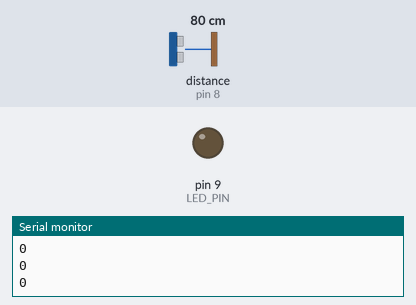
Recording of a sketch running on a simulated Arduino Uno, built with avr-gcc and run on an emulated ATmega328P. Shown: output pins drawn as LEDs (lit = HIGH), the last lines printed to the serial monitor. Wiring (inferred from the names in the program): ultrasonic range finder: trigger pin 7; echo pin 8. Dashed ring = blinking. Inputs (shaded band) come from the test bench; at power-on: distance to the obstacle (sensor on pin 8) 80 cm. The echo pulse lasts 58.3 µs per cm; pins used as bus, display or sensor lines are not drawn.

Above: at 1.2 s.
1.3 s: distance to the obstacle (sensor on pin 8) set to 22 cm
2.8 s: distance to the obstacle (sensor on pin 8) set to 19 cm
At 3.2 s:
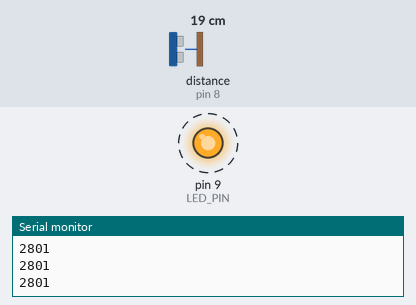
5.8 s: distance to the obstacle (sensor on pin 8) set to 35 cm
At 6.4 s:
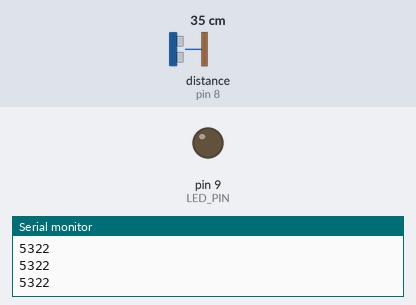
7.3 s: distance to the obstacle (sensor on pin 8) set to 2 cm
At 7.6 s:
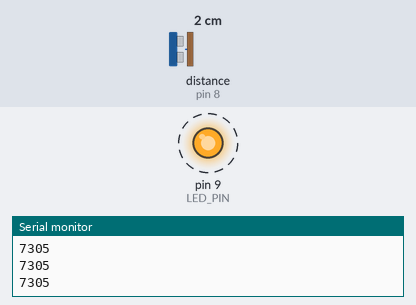
Timing chart, 0 to 11.3 s (numbered marks = the images above; inputs shaded):
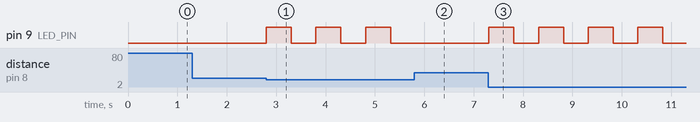

The sketch:

Prova_Led.ino
```cpp
#define TRIG_PIN  7   //Impulso invio burst
#define ECHO_PIN  8   //misura durata distanza
#define LED_PIN   9
#define PERIOD    500 //millisecondi
#define MIN_DIST  20  //centimetri

//variabili globali
unsigned char Led_State;
unsigned long Start;
double Distance;

void Blink()
{
  if(millis() - Start >= PERIOD)
  {
    Led_State = !Led_State;
    Start = millis();
  }
  digitalWrite(LED_PIN, Led_State);
}

//Inizializzazioni
void setup (void)
{
  Serial.begin(9600);
  pinMode(TRIG_PIN, OUTPUT);
  pinMode(ECHO_PIN, INPUT);
  pinMode(LED_PIN, OUTPUT);
  Led_State = 0;
  digitalWrite(LED_PIN, Led_State);
  Start = millis();
}

void loop (void)
{
  //eseguo la misura della distanza
  digitalWrite(TRIG_PIN, 1);
  delayMicroseconds(10);
  digitalWrite(TRIG_PIN, 0);
  delayMicroseconds(5);
  Distance = pulseIn(ECHO_PIN, 1);
  Distance = (Distance * 0.0343) / 2;

  //Controllo la prossimità
  if(Distance <= MIN_DIST)
  {
    Blink();
  }
  else
  {
    digitalWrite(LED_PIN, 0);
  }

  Serial.println(Start);
}
```

Measured:
- the behaviour switches between 21 and 20 cm on distance to the obstacle (sensor on pin 8) (found by bisection; images 0 and 1)
- after the input at 2.8 s, pin 9 (LED_PIN): alternates HIGH for 0.51 s and LOW for 0.50 s, starting at once
- after the input at 5.8 s, pin 9 (LED_PIN): stays LOW (without the input it goes to HIGH after 0.03 s)
- after the input at 7.3 s, pin 9 (LED_PIN): alternates HIGH for 0.51 s and LOW for 0.50 s, starting at once
